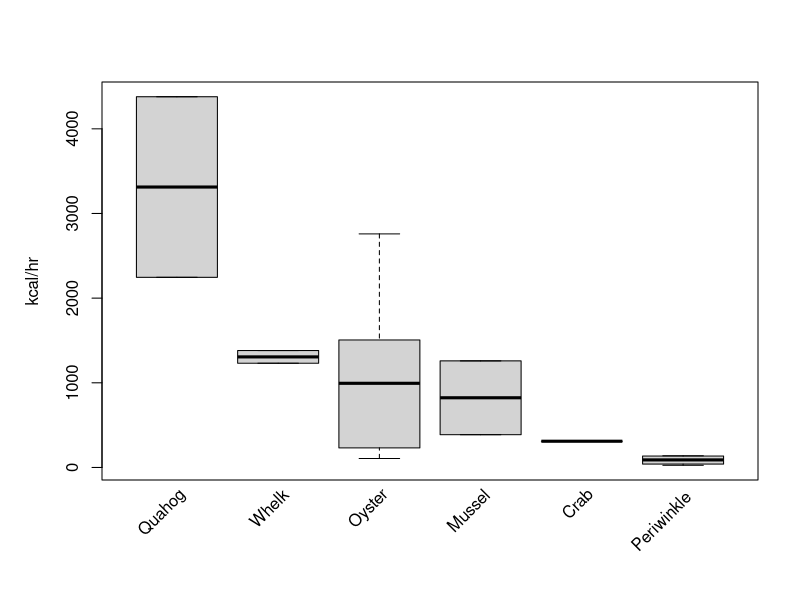
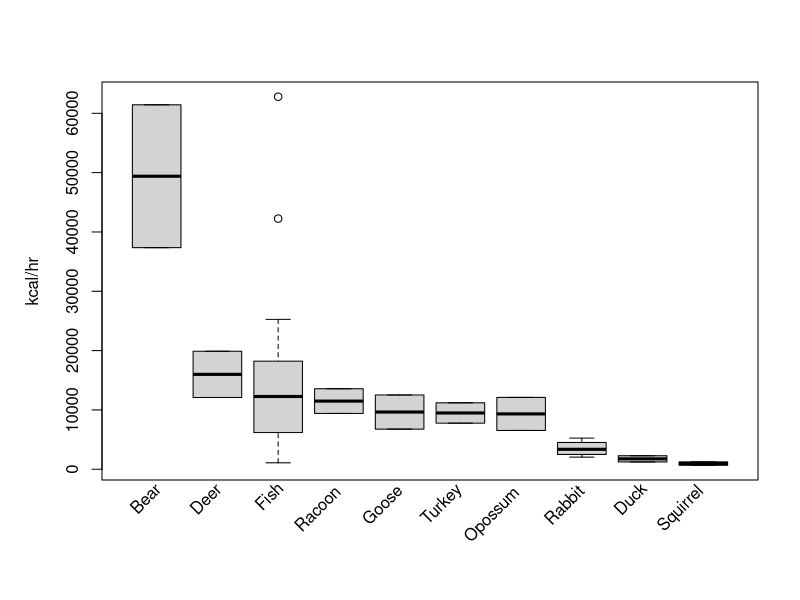
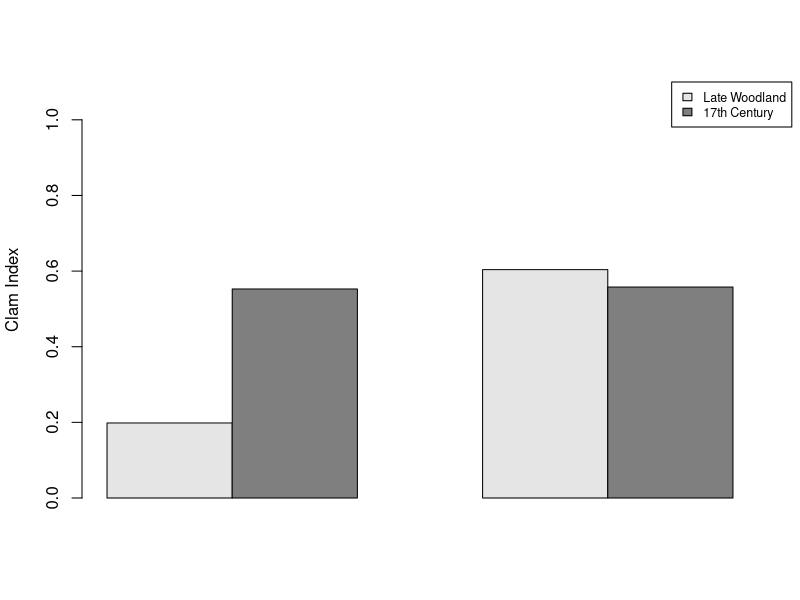

Reproduce these figures in R, in order. (Note: this script raises an error after producing the figures.)
###################################################
#Environmental Rebound in 17th Century New England#
###################################################


#Import Data----
BIfaun <- read.csv("BlockIsland.csv")
Mainfaun <- read.csv("GreenwichMonhantic.csv")
srates <- read.csv("ShellfishReturnRates.csv")
trates <- read.csv("TerrestrialReturnRates.csv")


#Figures 1 & 2: Return Rates----

jpeg("ShellfishReturnRates.jpg", height=5, width=6, units="in", res=300)

par(mar=c(6, 5.1, 4.1, 2.1))

boxplot(srates, ylab="kcal/hr", xaxt="n")

slabels <- colnames(srates)
text(x=seq_along(slabels)+.1, y=par("usr")[3] - 100, srt=45, adj=1.1, labels=slabels, xpd=TRUE)

dev.off()


jpeg("OtherReturnRates.jpg", height=5, width=6, units="in", res=300)

par(mar=c(6, 5.1, 4.1, 2.1))

boxplot(trates, ylab="kcal/hr", xaxt="n")

tlabels <- colnames(trates)
text(x=seq_along(tlabels)+.1, y=par("usr")[3] - 100, srt=45, adj=1.2, labels=tlabels, xpd=TRUE)

dev.off()


#Abundance Indices----

BIClamOyster <- (BIfaun$Quahog+BIfaun$SoftClam)/(BIfaun$Quahog+BIfaun$SoftClam+BIfaun$Oyster)
MLClamOyster <- (Mainfaun$Quahog+Mainfaun$SoftClam)/(Mainfaun$Quahog+Mainfaun$SoftClam+Mainfaun$Oyster)

MLPropDeer <- Mainfaun$Deer/Mainfaun$SubClass


#Bar Plots----

#Figure 3: Clam Index (Block Island and Mainland)----
jpeg("ClamIndex_BIML.jpg", height=4, width=5.5, units="in", res=300)
periods <- c("Late Woodland", "17th Century")
ClamOyster <- cbind(BIClamOyster, MLClamOyster)
barplot(ClamOyster, col=c("grey90","grey50"), beside=TRUE, legend=periods, ylim=c(0,1.1), ylab="Clam Index", axisnames=F, args.legend=list(x="topright", cex=.75, inset=c(-0.05, -0)))
BILWci.ClamOyst <- index.ci(A=(BIfaun$Quahog[1]+BIfaun$SoftClam[1]), B=BIfaun$Oyster[1], nsim=500, propsamp=.8)
points(c(1.5, 1.5), c(BILWci.ClamOyst[1], BILWci.ClamOyst[2]), pch="-", cex=2)
segments(1.5, BILWci.ClamOyst[1], 1.5, BILWci.ClamOyst[2], lwd=2)
BI17ci.ClamOyst <- index.ci((BIfaun$Quahog[2]+BIfaun$SoftClam[2]), BIfaun$Oyster[2], 500, .8)
points(c(2.5, 2.5), c(BI17ci.ClamOyst[1], BI17ci.ClamOyst[2]), pch="-", cex=2)
segments(2.5, BI17ci.ClamOyst[1], 2.5, BI17ci.ClamOyst[2], lwd=2)
BI_ClOy.LW <- toString(sum(BIfaun[1,]$Quahog, BIfaun[1,]$SoftClam, BIfaun[1,]$Oyster))
BI_ClOy.17 <- toString(sum(BIfaun[2,]$Quahog, BIfaun[2,]$SoftClam, BIfaun[2,]$Oyster))
ML_ClOy.LW <- toString(format(sum(Mainfaun[1,]$Quahog, Mainfaun[1,]$SoftClam, Mainfaun[1,]$Oyster), nsmall=1))
ML_ClOy.17 <-toString(format(sum(Mainfaun[2,]$Quahog, Mainfaun[2,]$SoftClam, Mainfaun[2,]$Oyster),nsmall=1))
mtext(side=1, cex=.9, at=c(1.4, 1.7, 2.4, 2.7, 4.43, 4.87, 5.43, 5.9), text=c(paste(c("n=",BI_ClOy.LW)), paste(c("n=",BI_ClOy.17)), paste(c(ML_ClOy.LW, "g")), paste(c(ML_ClOy.17, "g"))))
mtext(side=1, at=c(2,5), line=1.5, text=c("Block Island", "Mainland"))
dev.off()


#Figure 4: Deer Index (Mainland)----
jpeg("DeerIndex_ML.jpg", height=4, width=3.5, units="in", res=300)
periods <- c("Late Woodland", "17th Century")
barplot(MLPropDeer, col=c("grey90","grey50"), beside=TRUE, legend=periods, ylim=c(0,.8), ylab="Deer Index", axisnames=F, args.legend=list(x="topright", cex=.75, inset=c(-0.1, -0)))
LWci.Deer <- index.ci(A=Mainfaun$Deer[1], B=(Mainfaun$SubClass[1]-Mainfaun$Deer[1]), nsim=500, propsamp=.8)
points(c(.7, .7), c(LWci.Deer[1], LWci.Deer[2]), pch="-", cex=2)
segments(.7, LWci.Deer[1], .7, LWci.Deer[2], lwd=2)
Sevci.Deer <- index.ci(Mainfaun$Deer[2], (Mainfaun$SubClass[2]-Mainfaun$Deer[2]), 500, .8)
points(c(1.9, 1.9), c(Sevci.Deer[1], Sevci.Deer[2]), pch="-", cex=2)
segments(1.9, Sevci.Deer[1], 1.9, Sevci.Deer[2], lwd=2)
ML_Deer.LW <- toString(sum(Mainfaun[1,]$Deer, Mainfaun[1,]$SubClass))
ML_Deer.17 <- toString(sum(Mainfaun[2,]$Deer, Mainfaun[2,]$SubClass))
mtext(side=1, at=c(.55, .8, 1.8, 2.05), text=c(paste(c("n=",ML_Deer.LW)), paste(c("n=",ML_Deer.17))))
dev.off()


#Figure 5: Population Reconstructions for New England----
whitepop <- data.frame("Date"=seq(1620,1730,by=10) , "Sutherland"=c(102,4000,13484,22452,32574,51561,67992,86011,91083,115094,170893,217351), "Rossiter"=c(99,2200,17605,26820,36238,45135,60530,81050,104320,126500,152500,208950))
nativepop <- data.frame("Date"=c(1600,1650), "Pop"=c(172650,25650))

nativeglm <- glm(Pop~Date, data=nativepop, family=poisson)
plot(nativeglm)
nd <- data.frame("Date"=seq(1600,1650,by=10))
nativepred <- predict(nativeglm, newdata=nd, type="response")

whitepopavg <- (whitepop$Sutherland+whitepop$Rossiter)/2
empty <- c(0,0)
whitepopavg <- c(empty, whitepopavg)

empty <- c(0,0,0,0,0,0,0,0)
nativepoppred <- c(nativepred, empty)

totalpop <- data.frame("Date"=seq(1600,1730,by=10), "Pop"=c(whitepopavg+nativepoppred))

#Plot population trajectories
jpeg("PopLevels.jpg", height=5, width=7, units="in", res=300)
plot(0, xlim=c(1600,1730), ylim=c(0,175000), ylab="Population", xlab="Year AD")
lines(Sutherland~Date, data=whitepop, lty=2, type="l", pch=4)
lines(Rossiter~Date, data=whitepop, lty=3, type="l", pch=3)
lines(nativepred~nd$Date, lty=4, type="b", pch=4)
lines(Pop~Date, data=totalpop, lty=1, type="b", pch=16)
legend(1698,35000,c("European (Sutherland)", "European (Rossiter)", "Native (Snow)", "Total"), lty=c(2,3,4,1), pch=c(1,1,4,16), cex=.65, bty="n", pt.cex=c(0,0,1,1))
dev.off()